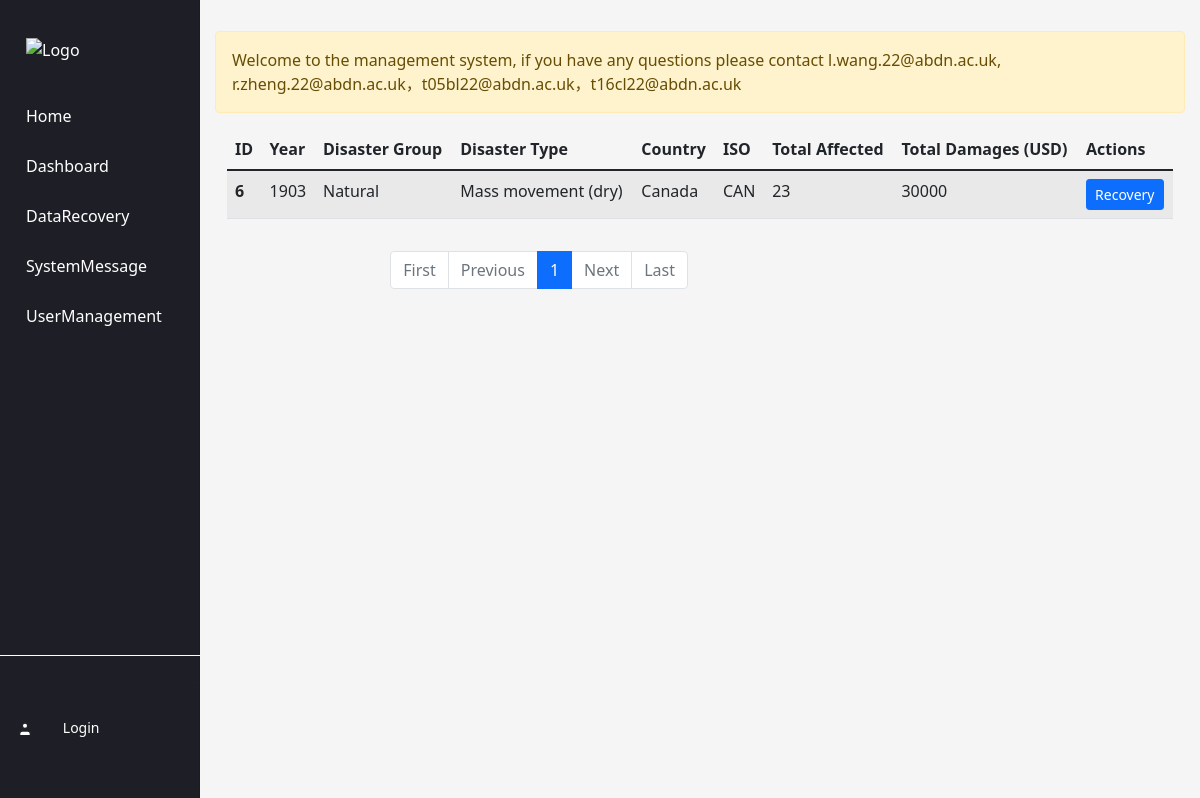
The app's page /trash/ with its own data.
### disaster_chat/models.py (models this page shows)
class Message(models.Model):
    id = models.AutoField(primary_key=True)
    message = models.TextField()
    class Meta:
        db_table = 'disaster_message'

### disaster_table/models.py (models this page shows, shortened)
class summary(models.Model):
    Dis_ID = models.IntegerField()
    Year = models.IntegerField()
    Disaster_Group = models.TextField()
    Disaster_Type = models.TextField()
    Country = models.TextField()
    ISO = models.TextField()
    Total_Affected = models.TextField()
    Total_Damages = models.TextField()
    is_delete = models.IntegerField()

### disaster_trash_list/views.py (the view)
# urls.py: path('', views.index, name='index'),
def index(request):
    message_obj = get_message_obj()
    disasters_list = get_delete_disasters()
    paginator = Paginator(disasters_list, 10)  # Show 10 items per page
    page = request.GET.get('page', 1)
    try:
        page = int(page)
        if page <= 0:
            page = 1
        disasters = paginator.page(page)
    except (PageNotAnInteger, EmptyPage):
        disasters = paginator.page(1)
    page_range = paginator.get_elided_page_range(page, on_each_side=0, on_ends=1)
    return render(request, 'disaster_trash_list/index.html', {'disasters': disasters, 'page_range': page_range,'message_obj':message_obj})

### disaster_trash_list/views.py (called while the page is built)
def get_message_obj():
    message_obj = Message.objects.order_by('-id')
    return message_obj

def get_delete_disasters():
    disasters = DisasterList.objects.filter(is_delete=1).order_by('Dis_ID')
    return disasters

### disaster_trash_list/templates/disaster_trash_list/index.html
{% include 'common/header.html' %} {% include 'common/nav.html' %}
<div class="main-content">
    <div class="alert alert-warning mt-3" role="alert">
        {{message_obj.0.message}}
    </div>
    <div class="container my-3">
        <div class="row">
            <div class="col">
                <table class="table table-striped">
                    <thead>
                        <tr>
                            <th scope="col">ID</th>
                            <th scope="col">Year</th>
                            <th scope="col">Disaster Group</th>
                            <th scope="col">Disaster Type</th>
                            <th scope="col">Country</th>
                            <th scope="col">ISO</th>
                            <th scope="col">Total Affected</th>
                            <th scope="col">Total Damages (USD)</th>
                            <th scope="col">Actions</th>
                        </tr>
                    </thead>
                    <tbody>
                        {% for disaster in disasters %}
                        <tr>
                            <th scope="row">{{ disaster.Dis_ID }}</th>
                            <td>{{ disaster.Year }}</td>
                            <td>{{ disaster.Disaster_Group }}</td>
                            <td>{{ disaster.Disaster_Type }}</td>
                            <td>{{ disaster.Country }}</td>
                            <td>{{ disaster.ISO }}</td>
                            <td>{{ disaster.Total_Affected }}</td>
                            <td>{{ disaster.Total_Damages }}</td>
                            <td>
                                <a href="recovery/{{ disaster.Dis_ID }}" class="btn btn-primary btn-sm">Recovery</a>
                            </td>
                        </tr>
                        {% endfor %}
                    </tbody>
                </table>
            </div>
        </div>
        <div class="row my-3">
            <div class="col-12 col-md-6">
                <nav aria-label="Page navigation example">
                    <ul class="pagination justify-content-end">
                        <li class="page-item {% if not disasters.has_previous %}disabled{% endif %}">
                            <a class="page-link" href="{% if search_query and search_field %}?search_query={{ search_query }}&search_field={{ search_field }}&page=1{% else %}?page=1{% endif %}" tabindex="-1" aria-disabled="true">First</a>
                        </li>
                        <li class="page-item {% if not disasters.has_previous %}disabled{% endif %}">
                            <a class="page-link" href="{% if disasters.has_previous %}?{% if search_query and search_field %}search_query={{ search_query }}&search_field={{ search_field }}&{% endif %}page={{ disasters.previous_page_number }}{% else %}#{% endif %}" tabindex="-1" aria-disabled="true">Previous</a>
                        </li>
                        {% for i in page_range %}
                        {% if disasters.number == i %}
                        <li class="page-item active" aria-current="page">
                            <a class="page-link" href="?{% if search_query and search_field %}search_query={{ search_query }}&search_field={{ search_field }}&{% endif %}page={{ i }}">{{ i }}</a>
                        </li>
                        {% else %}
                        <li class="page-item">
                            <a class="page-link" href="?{% if search_query and search_field %}search_query={{ search_query }}&search_field={{ search_field }}&{% endif %}page={{ i }}">{{ i }}</a>
                        </li>
                        {% endif %}
                        {% endfor %}
                        <li class="page-item {% if not disasters.has_next %}disabled{% endif %}">
                            <a class="page-link" href="{% if disasters.has_next %}?{% if search_query and search_field %}search_query={{ search_query }}&search_field={{ search_field }}&{% endif %}page={{ disasters.next_page_number }}{% else %}#{% endif %}">Next</a>
                        </li>
                        <li class="page-item {% if not disasters.has_next %}disabled{% endif %}">
                            <a class="page-link" href="{% if search_query and search_field %}?search_query={{ search_query }}&search_field={{ search_field }}&page={{ disasters.paginator.num_pages }}{% else %}?page={{ disasters.paginator.num_pages }}{% endif %}" tabindex="-1" aria-disabled="true">Last</a>
                        </li>
                    </ul>
                </nav>
            </div>
        </div>
    </div>
</div>

### templates/common/header.html (style rules this page uses)
body { background-color: #f5f5f5; }

### templates/common/nav.html (style rules this page uses)
.main-content { margin-left: 200px; padding: 15px; }

### records on screen
Message: message "Welcome to the management system, if you have any questions please contact l.wang.22@abdn.ac.uk, r.zheng.22@abdn.ac.uk，t05bl22@abdn.ac.uk，t16cl22@abdn.ac.uk"
summary: Dis_ID "6", Year "1903", Disaster_Group "Natural", Disaster_Type "Mass movement (dry)", Country "Canada", ISO "CAN", Total_Affected "23", Total_Damages "30000"

### other values on screen
{{ i }} "1"
